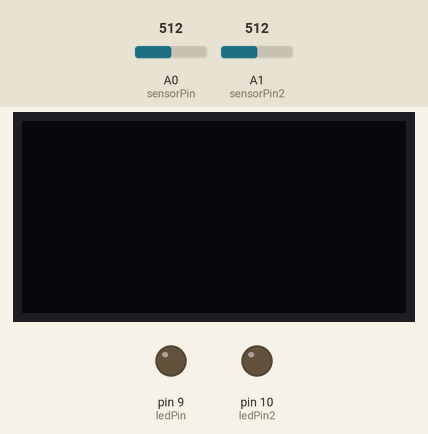
Simulated run of this sketch. Board: Arduino Uno, built with avr-gcc and run on an emulated ATmega328P. Parts: 128×64 one-colour display, output pins drawn as LEDs (lit = HIGH). The test bench sets the inputs (shaded band); at power-on: A0 (sensorPin) = 512, A1 (sensorPin2) = 512.

Above: at 1.2 s.
1.3 s: A0 (sensorPin) set to 464
2.8 s: A0 (sensorPin) set to 434
At 4.3 s:
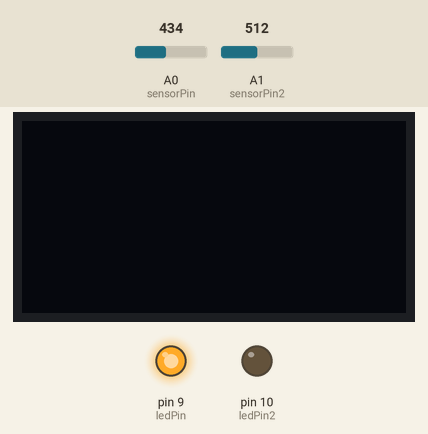
4.6 s: A1 (sensorPin2) set to 468
6.1 s: A1 (sensorPin2) set to 442
At 6.9 s:
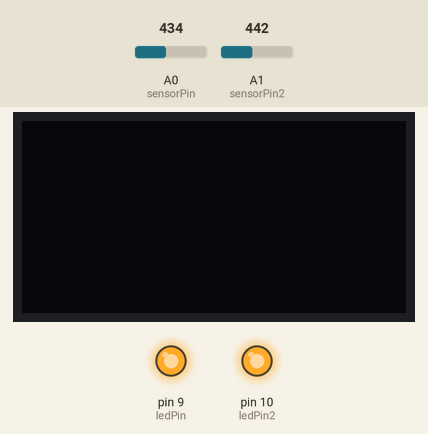
7.7 s: A0 (sensorPin) set to 460
At 9.2 s:
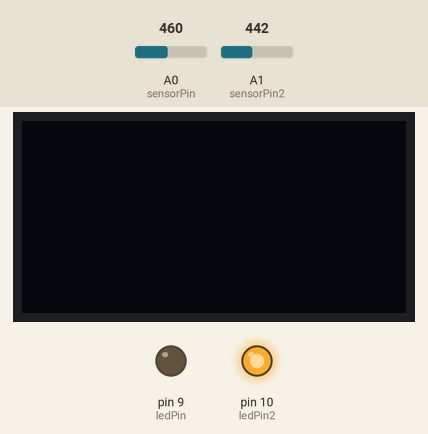
9.5 s: A0 (sensorPin) set to 440
At 10.3 s:
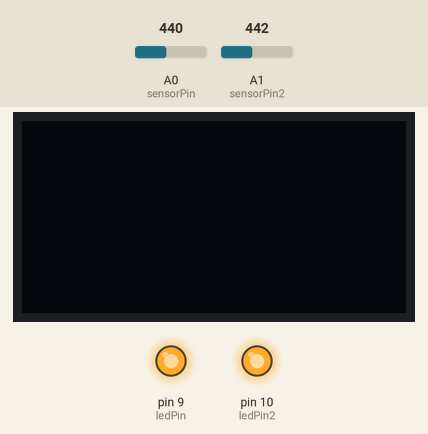
Timing chart, 0 to 12.2 s (numbered marks = the images above; inputs shaded):
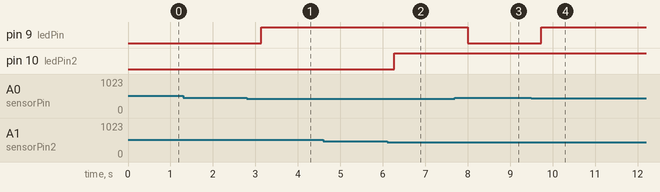

The sketch:

sketch_feb08d.ino
```cpp
#include <Wire.h>
#include <Adafruit_GFX.h>
#include <Adafruit_SSD1306.h>

#define SCREEN_WIDTH 128 // OLED display width, in pixels
#define SCREEN_HEIGHT 64 // OLED display height, in pixels

// Declaration for an SSD1306 display connected to I2C (SDA, SCL pins)
Adafruit_SSD1306 display(SCREEN_WIDTH, SCREEN_HEIGHT, &Wire, -1);


const int sensorPin = 0;
const int sensorPin2 = 1;
const int ledPin = 9;
const int ledPin2 = 10;
int from = 0;
int to = 8;
int readBinary(char*);
String finalResult = "";
int counter = 345;

int lightVal;
int lightVal2;

String result = "";
void setup()
{
  // We'll set up the LED pin to be an output.
  Serial.begin(9600);
  if(!display.begin(SSD1306_SWITCHCAPVCC, 0x3C)) { // Address 0x3D for 128x64
    Serial.println(F("SSD1306 allocation failed"));
    for(;;);
  }
  display.clearDisplay();
  display.setTextSize(1);
  display.setTextColor(WHITE);
  display.setCursor(0, 10);
  pinMode(ledPin, OUTPUT);
  pinMode(ledPin2, OUTPUT);

  //we will take a single reading from the light sensor and store it in the lightCal
  //variable. This will give us a prelinary value to compare against in the loop
}


void loop()
{
  //Take a reading using analogRead() on sensor pin and store it in lightVal
  lightVal = analogRead(sensorPin);
  lightVal2 = analogRead(sensorPin2);


  if (lightVal < 450) // if '1' LED is off
  {
    digitalWrite(9, HIGH);
    digitalWrite(10, LOW);
  }

  else if(lightVal >= 450 && lightVal2 < 450) // if '1' LED is on
  {
    digitalWrite(9, LOW);
    digitalWrite(10, HIGH);
    if(analogRead(sensorPin)>450 && digitalRead(9)) {

      result = result + "0";
      counter = 355;
      digitalWrite(9, LOW);


    }else{

      result = result + "1";
      counter = 345;
    }

  }
  if (lightVal2 < 450) // if '0' LED is off
  {
    digitalWrite(10, HIGH);
    digitalWrite(9, LOW);
  }
  else if(lightVal2 >= 450 && lightVal < 450) // if '0' LED is on
  {
    digitalWrite(10, LOW);
    digitalWrite(9, HIGH);
    if(analogRead(sensorPin2)>450 && digitalRead(10)) {

      digitalWrite(10, LOW);
      counter = 355;
      result = result + "1";

    }else{

      result = result + "0";
      counter = 345;
    }
  }
  if(lightVal < 450 && lightVal2 < 450) { // standby

    digitalWrite(10, HIGH);
    digitalWrite(9, HIGH);

  }
  if(result.length()%8 == 0 && result.length() > 0) {

    result = result.substring(from,to);
    if(result.length()>0) {

      int decimal = readBinaryString(result.c_str());
      result = "";
      char c = (char) decimal;
      if(decimal == 8) {

        finalResult = finalResult.substring(0,finalResult.length()-1);

      } else if((decimal >= 48 && decimal <= 57) ||
      (decimal >= 65 && decimal <= 90) ||
      (decimal >= 97 && decimal <= 122)||
      decimal == 32 ) {

        finalResult = finalResult + c;

      }
      result = "";
      display.clearDisplay();
      display.setTextSize(1);
      display.setTextColor(WHITE);
      display.setCursor(0, 10);
      display.println(finalResult);
      display.display();
    }
  }
  delay(counter);
  //lightVal = analogRead(sensorPin);
  //lightVal2 = analogRead(sensorPin2);
}

int readBinaryString(char* s) {
  int result = 0;
  while(*s) {
    result <<= 1;
    if(*s++ == '1') result |= 1;
  }
  return result;
}
```

Measured:
- the behaviour switches between 450 and 449 on A0 (sensorPin) (found by bisection; images 0 and 1)
- the behaviour switches between 450 and 449 on A1 (sensorPin2) (found by bisection; images 1 and 2)
- after the input at 1.3 s, every drawn part: stays the same
- after the input at 2.8 s, pin 9 (ledPin): LOW → HIGH after 0.34 s
- after the input at 4.6 s, every drawn part: stays the same
- after the input at 6.1 s, pin 10 (ledPin2): LOW → HIGH after 0.17 s
- after the input at 7.7 s, pin 9 (ledPin): HIGH → LOW after 0.30 s
- after the input at 9.5 s, pin 9 (ledPin): LOW → HIGH after 0.23 s
